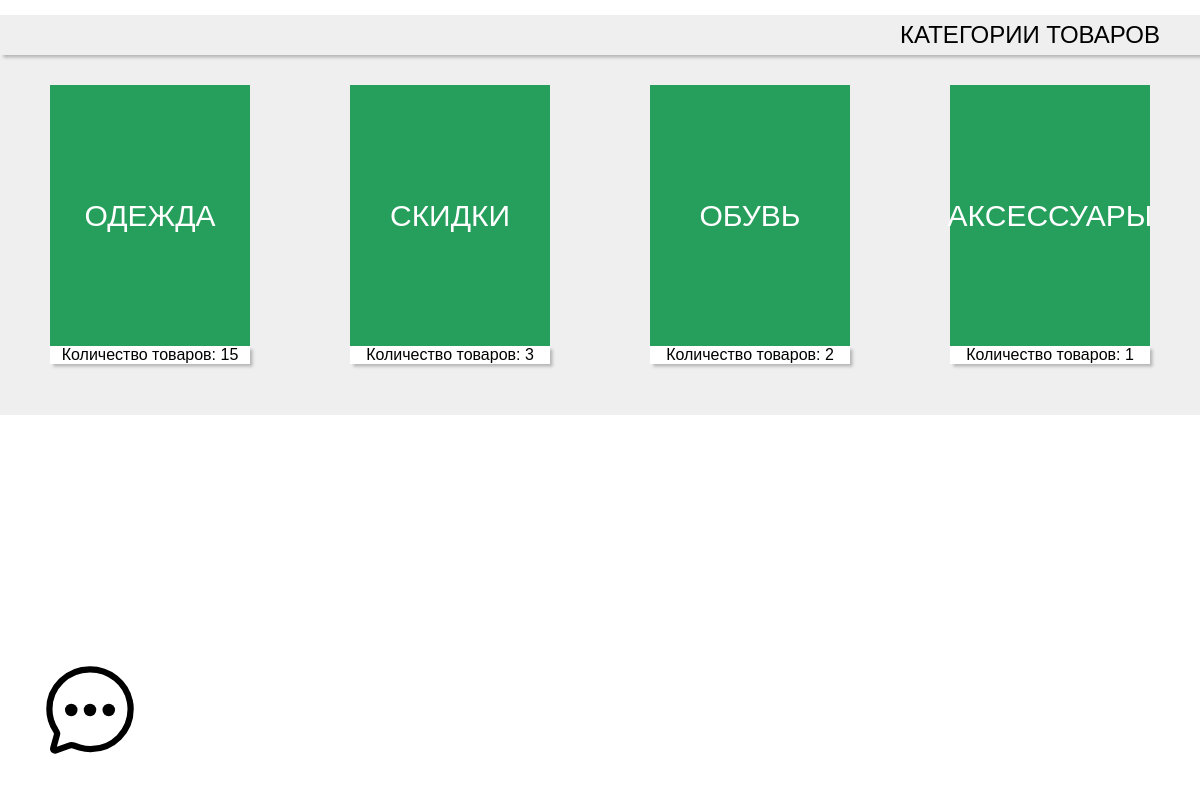
The page / on the database its author committed.
### tables this page shows
CREATE TABLE category (
  category_id INT NOT NULL AUTO_INCREMENT,
  title VARCHAR(75) NOT NULL,
  description VARCHAR(150) NOT NULL,
  PRIMARY KEY (category_id));

### category.php (the view, shortened to what this page needs)
<?php
    $request = "SELECT category.category_id, category.title, count(category_product.product_id) as count_product
            FROM category
            JOIN category_product ON category.category_id = category_product.category_id
            JOIN product ON product.product_id = category_product.product_id
            WHERE product.in_stock = 1
            GROUP BY category.category_id
            ORDER BY count_product DESC";
    $query = $db->prepare($request);
    $query->execute();
    $categories = $query->fetchAll();
?>
<!DOCTYPE html>
<head>
    <link rel="stylesheet" href="style/category.css">
    <link rel="stylesheet" href="style/main.css">
</head>
<body>
    <div class="layout">
        <?php require_once "header.php"?>
        <div class="categories">
            <?php foreach ($categories as $category): ?>
            <div class="card">
                <a href="index.php?cat_id=<?=$category['category_id']?>&count=<?=$category['count_product']?>&page=0">
                    <div class="content__title">
                        <div><?=$category['title']?></div>
                    </div>
                    <div class="content__count">
                        Количество товаров: <?=$category['count_product']?>
                    </div>
                </a>
            </div>
            <?php endforeach ?>
        </div>
        <?php require_once "footer.php"?>
    </div>
</body>

### style/category.css (style rules this page uses)
body { margin: 0; padding: 0; font-family: 'Arsenal', sans-serif; color:black; }
a { text-decoration: none }
.categories { margin-top: 20px auto; display: flex; flex-wrap: wrap; justify-content: space-between; }
.card { min-width: 200px; height: 300px; margin: 30px auto; }
.content__title { height: 87%; background-color: #269f5d; position: relative; }
.content__title div { position: absolute; top: 50%; left: 50%; margin-right: -50%; transform: translate(-50%, -50%); color:white; font-size: 30px; text-transform: uppercase; }
.content__count { text-align: center; vertical-align: center; color:black; background-color: #ffffff; box-shadow: 0.2em 0.2em 3px rgba(122,122,122,0.5); }

### style/main.css (style rules this page uses)
a { text-decoration: none; }
.layout { max-width: 1200px; margin: 15px auto; font-family: Circe, sans-serif; background-color: #efefef; position: relative; }

### rows shown on the page
category: title "ОДЕЖДА", count_product "15"
category: title "СКИДКИ", count_product "3"
category: title "ОБУВЬ", count_product "2"
category: title "АКСЕССУАРЫ", count_product "1"

### other values the page prints
$title "КАТЕГОРИИ ТОВАРОВ"
